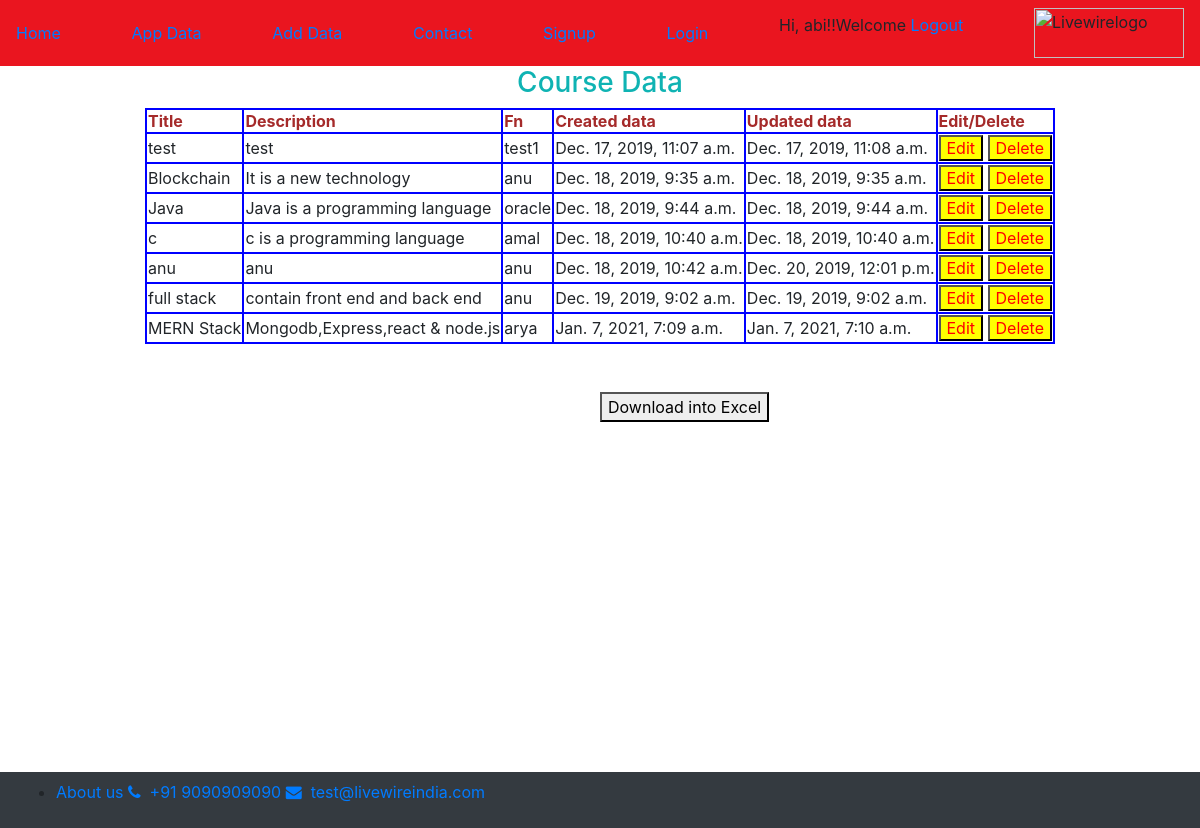
Screenshot of /todos/ (signed in) with the database file from the repository.
### todo/models.py (models this page shows)
class Todo(models.Model):
    title = models.CharField(max_length=255)
    description = models.TextField()
    fn=models.CharField(max_length=200)
    created_at=models.DateTimeField(auto_now_add=True)
    updated_at=models.DateTimeField(auto_now=True)
    user=models.ForeignKey(User, on_delete=models.CASCADE,null=True)

### todo/views.py (the view)
# urls.py: url(r'^todos/$',todolist,name='todolist'),
@login_required
def todolist(request):
    alltodos=Todo.objects.all()
    return render(request,'todolist.html',{'todos':alltodos})

### templates/todolist.html (shortened to what this page needs)
{% extends 'base.html'%}
{%block content%}
 <link rel="stylesheet" href="https://cdnjs.cloudflare.com/ajax/libs/font-awesome/4.7.0/css/font-awesome.min.css">
<h3 align="center">Course Data</h3>
<table align="center" id="table">
  <thead>
     <tr>
        <th>Title</th>
		<th>Description</th>
		<th>Fn</th>
		<th>Created data</th>
		<th>Updated data</th>
		<th>Edit/Delete</th>
     </tr>
  </thead>
  <tbody>
  {%for todo in todos%}
     <tr>
	   <td>{{todo.title}}</td>
	   <td>{{todo.description}}</td>
	   <td>{{todo.fn}}</td>
	   <td>{{todo.created_at}}</td>
	   <td>{{todo.updated_at}}</td>
	   <td>
	    <a href="{%url 'todo:todoedit' todo.id%}">
		<button style="color:red; background-color:yellow">Edit</button></a>
		<a href="{%url 'todo:tododelete' todo.id%}">
		<button style="color:red; background-color:yellow">Delete</button></a>
	   </td>
	 </tr>
  {%endfor%}
  </tbody>
</table>
<br><br>
<button style="margin-left:600px"><a id="downloadLink" onclick="exportF(this)">Download into Excel</a></button>
<nav class="navbar navbar-dark bg-dark" style="margin-top:350px">
<ul >
<li>
<a href="http://127.0.0.1:8000/">About us</a>
<a href="http://127.0.0.1:8000/"><i class="fa fa-phone" aria-hidden="true"></i>&nbsp;&nbsp;+91 9090909090</a>
<a href="http://127.0.0.1:8000/"><i class="fa fa-envelope" aria-hidden="true"></i>&nbsp;&nbsp;test@livewireindia.com</a>
</li>
</ul>
</nav>
{%endblock%}

### templates/base.html (shortened to what this page needs)
<html>
<head>
<link rel="stylesheet" href="https://stackpath.bootstrapcdn.com/bootstrap/4.4.1/css/bootstrap.min.css">
</head>
<body>
{%include 'navbar.html'%}
{%block content%}
{%endblock%}
</body>
</html>

### templates/navbar.html (shortened to what this page needs)
<nav class="navbar navbar-red bg-red anu">
<a href="http://127.0.0.1:8000/">Home</a>
<a href="http://127.0.0.1:8000/todos/">App Data</a>
<a href="http://127.0.0.1:8000/todos/add/">Add Data</a>
<a href="http://127.0.0.1:8000/todos/about/">Contact</a>
<a href="http://127.0.0.1:8000/account/signup/">Signup</a>
<a href="http://127.0.0.1:8000/account/login/">Login</a>
<div>
{%if user.is_authenticated%}
<p>Hi, {{user.username}}!!Welcome <a href="{%url 'logout' %}">Logout</a></p>
{%endif%}
</div>
<img width="150px" height="50px" src="https://support.livewireindia.com/tmp/images/live_wire_logo.jpg" alt="Livewirelogo">
</nav>

### templates/navbar.html (style rules this page uses)
.anu { background-color:#ea151f; }

### templates/todolist.html (style rules this page uses)
th,td,tr { border:2px solid blue }
h3 { color:#0fb3b3 }
th { color:brown }

### rows the page displays
Todo: title "test", description "test", fn "test1", created_at "Dec. 17, 2019, 11:07 a.m.", updated_at "Dec. 17, 2019, 11:08 a.m."
Todo: title "Blockchain", description "It is a new technology", fn "anu", created_at "Dec. 18, 2019, 9:35 a.m.", updated_at "Dec. 18, 2019, 9:35 a.m."
Todo: title "Java", description "Java is a programming language", fn "oracle", created_at "Dec. 18, 2019, 9:44 a.m.", updated_at "Dec. 18, 2019, 9:44 a.m."
Todo: title "c", description "c is a programming language", fn "amal", created_at "Dec. 18, 2019, 10:40 a.m.", updated_at "Dec. 18, 2019, 10:40 a.m."
Todo: title "anu", description "anu", fn "anu", created_at "Dec. 18, 2019, 10:42 a.m.", updated_at "Dec. 20, 2019, 12:01 p.m."
Todo: title "full stack", description "contain front end and back end", fn "anu", created_at "Dec. 19, 2019, 9:02 a.m.", updated_at "Dec. 19, 2019, 9:02 a.m."
Todo: title "MERN Stack", description "Mongodb,Express,react & node.js", fn "arya", created_at "Jan. 7, 2021, 7:09 a.m.", updated_at "Jan. 7, 2021, 7:10 a.m."

### other values shown
{{ user.username }} "abi"
